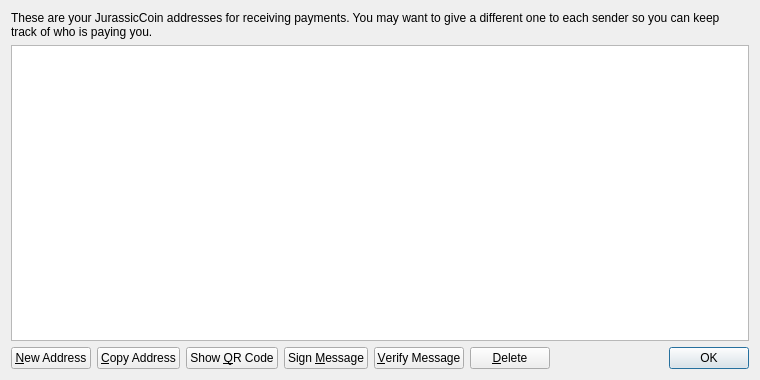
<?xml version="1.0" encoding="UTF-8"?>
<ui version="4.0">
 <class>AddressBookPage</class>
 <widget class="QWidget" name="AddressBookPage">
  <property name="geometry">
   <rect>
    <x>0</x>
    <y>0</y>
    <width>760</width>
    <height>380</height>
   </rect>
  </property>
  <property name="windowTitle">
   <string>Address Book</string>
  </property>
  <layout class="QVBoxLayout" name="verticalLayout">
   <item>
    <widget class="QLabel" name="labelExplanation">
     <property name="text">
      <string>These are your JurassicCoin addresses for receiving payments. You may want to give a different one to each sender so you can keep track of who is paying you.</string>
     </property>
     <property name="textFormat">
      <enum>Qt::PlainText</enum>
     </property>
     <property name="wordWrap">
      <bool>true</bool>
     </property>
    </widget>
   </item>
   <item>
    <widget class="QTableView" name="tableView">
     <property name="contextMenuPolicy">
      <enum>Qt::CustomContextMenu</enum>
     </property>
     <property name="toolTip">
      <string>Double-click to edit address or label</string>
     </property>
     <property name="tabKeyNavigation">
      <bool>false</bool>
     </property>
     <property name="alternatingRowColors">
      <bool>true</bool>
     </property>
     <property name="selectionMode">
      <enum>QAbstractItemView::SingleSelection</enum>
     </property>
     <property name="selectionBehavior">
      <enum>QAbstractItemView::SelectRows</enum>
     </property>
     <property name="sortingEnabled">
      <bool>true</bool>
     </property>
     <attribute name="verticalHeaderVisible">
      <bool>false</bool>
     </attribute>
    </widget>
   </item>
   <item>
    <layout class="QHBoxLayout" name="horizontalLayout">
     <item>
      <widget class="QPushButton" name="newAddressButton">
       <property name="toolTip">
        <string>Create a new address</string>
       </property>
       <property name="text">
        <string>&amp;New Address</string>
       </property>
       <property name="icon">
        <iconset resource="../bitcoin.qrc">
         <normaloff>:/icons/add</normaloff>:/icons/add</iconset>
       </property>
      </widget>
     </item>
     <item>
      <widget class="QPushButton" name="copyToClipboard">
       <property name="toolTip">
        <string>Copy the currently selected address to the system clipboard</string>
       </property>
       <property name="text">
        <string>&amp;Copy Address</string>
       </property>
       <property name="icon">
        <iconset resource="../bitcoin.qrc">
         <normaloff>:/icons/editcopy</normaloff>:/icons/editcopy</iconset>
       </property>
      </widget>
     </item>
     <item>
      <widget class="QPushButton" name="showQRCode">
       <property name="text">
        <string>Show &amp;QR Code</string>
       </property>
       <property name="icon">
        <iconset resource="../bitcoin.qrc">
         <normaloff>:/icons/qrcode</normaloff>:/icons/qrcode</iconset>
       </property>
      </widget>
     </item>
     <item>
      <widget class="QPushButton" name="signMessage">
       <property name="toolTip">
        <string>Sign a message to prove you own a JurassicCoin address</string>
       </property>
       <property name="text">
        <string>Sign &amp;Message</string>
       </property>
       <property name="icon">
        <iconset resource="../bitcoin.qrc">
         <normaloff>:/icons/edit</normaloff>:/icons/edit</iconset>
       </property>
      </widget>
     </item>
     <item>
      <widget class="QPushButton" name="verifyMessage">
       <property name="toolTip">
        <string>Verify a message to ensure it was signed with a specified JurassicCoin address</string>
       </property>
       <property name="text">
        <string>&amp;Verify Message</string>
       </property>
       <property name="icon">
        <iconset resource="../bitcoin.qrc">
         <normaloff>:/icons/transaction_0</normaloff>:/icons/transaction_0</iconset>
       </property>
      </widget>
     </item>
     <item>
      <widget class="QPushButton" name="deleteButton">
       <property name="toolTip">
        <string>Delete the currently selected address from the list</string>
       </property>
       <property name="text">
        <string>&amp;Delete</string>
       </property>
       <property name="icon">
        <iconset resource="../bitcoin.qrc">
         <normaloff>:/icons/remove</normaloff>:/icons/remove</iconset>
       </property>
      </widget>
     </item>
     <item>
      <spacer name="horizontalSpacer">
       <property name="orientation">
        <enum>Qt::Horizontal</enum>
       </property>
       <property name="sizeHint" stdset="0">
        <size>
         <width>40</width>
         <height>20</height>
        </size>
       </property>
      </spacer>
     </item>
     <item>
      <widget class="QDialogButtonBox" name="buttonBox">
       <property name="sizePolicy">
        <sizepolicy hsizetype="Maximum" vsizetype="Fixed">
         <horstretch>0</horstretch>
         <verstretch>0</verstretch>
        </sizepolicy>
       </property>
       <property name="standardButtons">
        <set>QDialogButtonBox::Ok</set>
       </property>
      </widget>
     </item>
    </layout>
   </item>
  </layout>
 </widget>
 <resources>
  <include location="../bitcoin.qrc"/>
 </resources>
 <connections/>
</ui>
